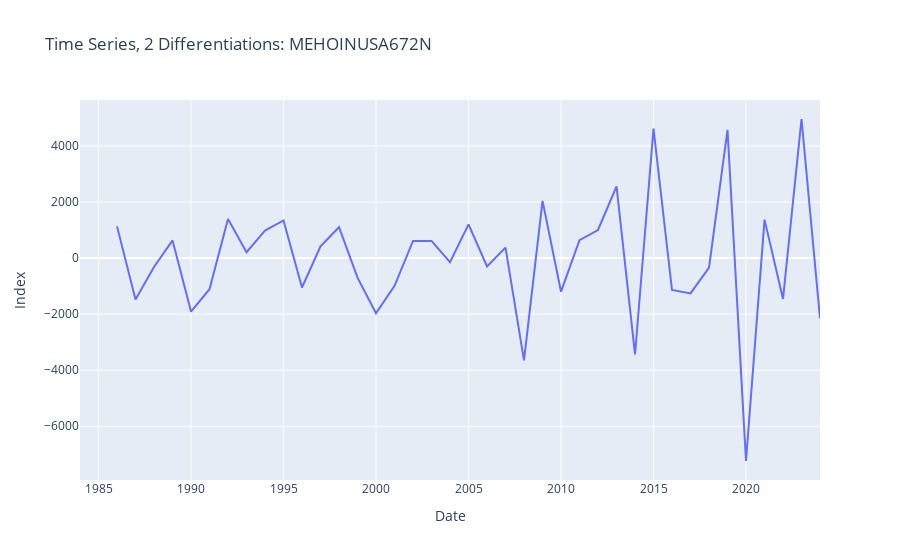

The notebook cell this image was saved under:
### Code cell
fig = px.line(df, x=df.index, y='diff_2', title=f'Time Series, 2 Differentiations: {series_id}')
fig.update_layout(
    xaxis_title='Date',
    yaxis_title='Index',
)
fig.show()
